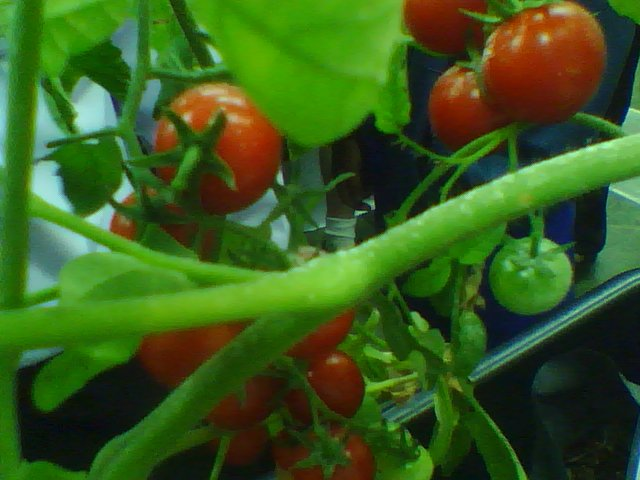
#> input picture picture.jpg, 640 x 480 px
$ python testcv.py
#> lines starting #> are read from the running program, lines starting #| are printed output that depends on the picture; after the words box and inside, x2 and y2 are one past the last pixel; in counts of white or black regions, pixels touching at a corner belong together
import numpy as np
import cv2

path_img = 'picture.jpg'
img = cv2.imread(path_img)
#> img is the input picture: shape (480, 640, 3); mean B, G, R 29, 90.8, 56.4

hsv = cv2.cvtColor(img, cv2.COLOR_BGR2HSV)
#> hsv: shape (480, 640, 3); mean H, S, V 51.6, 187.4, 99

# define range of blue color in HSV
lower_blue = np.array([0,120,50])
upper_blue = np.array([10,255,255])

# Threshold the HSV image to get only blue colors
mask = cv2.inRange(hsv, lower_blue, upper_blue)
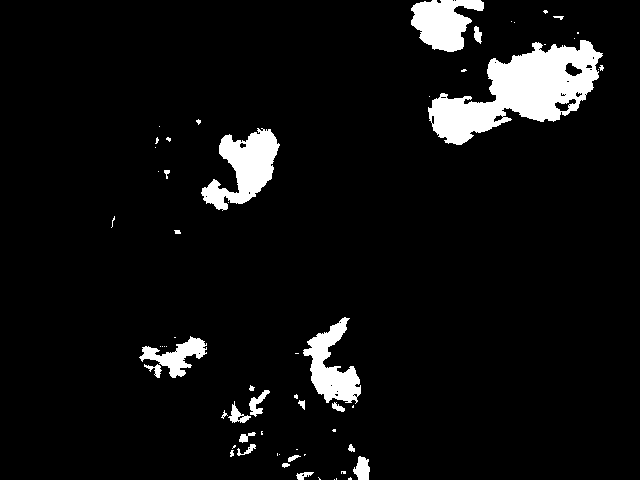
#> mask: shape (480, 640); 6.4% white; 62 white regions (38 under 20 px)

contours, hierarchy = cv2.findContours(mask, cv2.RETR_TREE, cv2.CHAIN_APPROX_SIMPLE)
#> contours = 94 contours, 70 with area under 20; largest, box (x1, y1, x2, y2) and area: (428, 40, 603, 145) 8708, (201, 128, 280, 211) 3093, (411, 0, 484, 52) 2312, (303, 317, 361, 404) 2180, (139, 336, 207, 378) 1024
count = 0;
for c in contours:
   rect = cv2.boundingRect(c)
   x,y,w,h = rect
   area = w * h

   epsilon = 0.08 * cv2.arcLength(c, True)
   approx = cv2.approxPolyDP(c, epsilon, True)

   if area > 3000:
      #cv2.drawContours(img, [approx], -1, (0, 0, 255), 5)
      cv2.rectangle(img, (x, y), (x+w, y+h), (0, 255, 0), 5)
      print('approx', approx)
      count = count +1
#> this loop made 94 passes
#> (x, y, w, h, area, epsilon, approx) on passes 5, 8, 9, 10, 14, 17, 18, 20: (296, 472, 18, 8, 144, 3.82, [[313, 472], [296, 475], [303, 479]]), (282, 463, 8, 5, 40, 1.53, [[282, 464], [284, 467], [289, 465], [287, 463]]), (353, 456, 17, 24, 408, 6.04, [[359, 456], [353, 471], [368, 479], [368, 459]]), (288, 455, 13, 7, 91, 2.46, [[300, 456], [289, 457], [288, 461]]), (230, 450, 4, 7, 28, 1.48, [[233, 450], [231, 450], [230, 456], [233, 455]]), (348, 444, 7, 8, 56, 1.87, [[350, 444], [348, 449], [354, 451]]), (237, 444, 19, 12, 228, 5.14, [[255, 445], [237, 454]]), (239, 432, 17, 11, 187, 4.01, [[255, 433], [241, 434], [239, 441]])
#> (x, y, w, h, area, epsilon) on passes 30, 31, 44, 70, 94: (294, 394, 4, 5, 20, 0.979), (249, 390, 21, 27, 567, 8.12), (303, 317, 58, 87, 5046, 30.06), (428, 40, 175, 105, 18375, 56.64), (411, 0, 73, 52, 3796, 22.72)
#| approx [[[345 317]]
#|  [[303 350]]
#|  [[326 402]]
#|  [[360 393]]
#|  [[322 363]]]
#| approx [[[270 129]]
#|  [[206 203]]]
#| approx [[[602  53]]
#|  [[433 130]]]
#| approx [[[413   5]]
#> (further printed lines are left out)
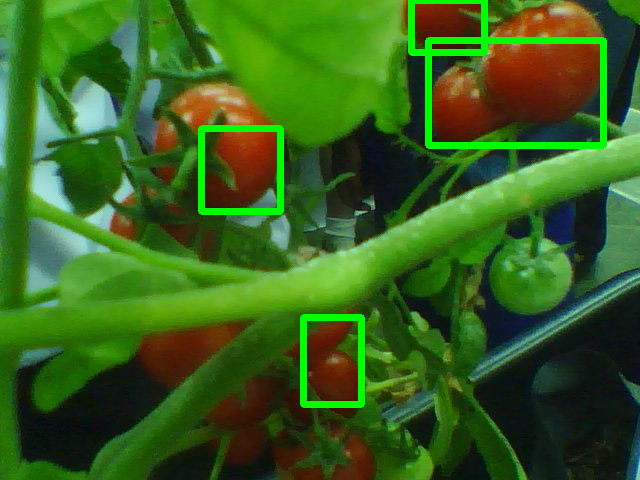
#> img: shape (480, 640, 3); 3.11% of pixels changed, all inside (x1, y1, x2, y2) = (198, 0, 607, 408)
#> after the loop, count = 4
      #for x in range(0, len(approx)):
         #cv2.circle(img, (approx[x][0][0], approx[x][0][1]), 30, (0,0,255), -1)

# cv2.drawContours(img, contours, -1, (0,255,0), 5)
cv2.imwrite('output.png',mask)
cv2.imwrite('outputp1.png',img)
print (count)
#| 4
# [4 lines of commented-out code are left out]
